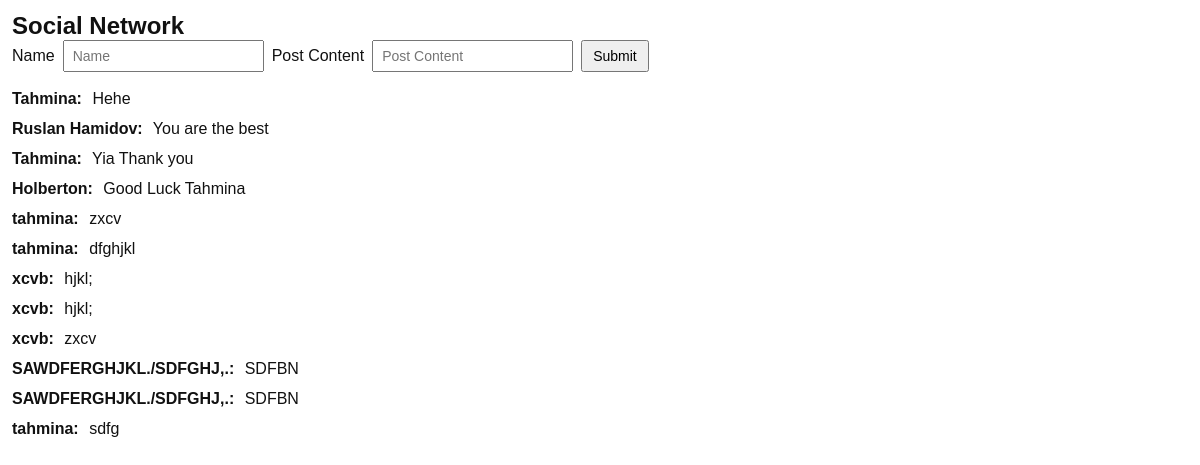
The page / on the database its author committed.
### tables this page shows
CREATE TABLE posts (
    id INTEGER PRIMARY KEY AUTOINCREMENT,
    name TEXT NOT NULL,
    content TEXT NOT NULL
);

### app.py (the view)
@app.route('/', methods=['GET', 'POST'])
def index():
    if request.method == 'POST':
        name = request.form.get('name')
        post = request.form.get('post')
        if name and post:
            models.create_post(name.strip(), post.strip())
        return redirect(url_for('index'))
    posts = models.get_posts()
    return render_template('index.html', posts=posts)

### models.py (called while the page is built)
def get_posts():
    con = sqlite3.connect(DB_PATH)
    cur = con.cursor()
    cur.execute('select id, name, content from posts order by id desc')
    rows = cur.fetchall()
    con.close()
    return [{'id': r[0], 'name': r[1], 'content': r[2]} for r in rows]

### templates/index.html (shortened to what this page needs)
<!DOCTYPE html>
<html lang="en">
<head>
</head>
<body>
    <div class="top">
        <h2 style="margin:0">Social Network</h2>
    </div>
    <form class="inline" method="POST">
        <label for="name">Name</label>
        <input id="name" type="text" name="name" placeholder="Name" required>
        <label for="post">Post Content</label>
        <input id="post" type="text" name="post" placeholder="Post Content" required>
        <button type="submit">Submit</button>
    </form>
    <div class="posts">
        {% for post in posts %}
            <div class="post">
                <strong>{{ post.name }}:</strong> {{ post.content }}
            </div>
        {% endfor %}
    </div>
</body>
</html>

### templates/index.html (style rules this page uses)
body { font-family: Arial, sans-serif; margin: 12px; background-color: #fff; color: #111; }
.top { display: flex; align-items: center; gap: 12px; }
form.inline { display: flex; gap: 8px; align-items: center; }
form.inline input[type="text"] { padding: 6px 8px; font-size: 14px; }
form.inline button { padding: 6px 10px; font-size: 14px; cursor: pointer; }
.posts { margin-top: 12px; }
.post { padding: 6px 0; }
.post strong { margin-right: 6px; }

### rows shown on the page
posts: name "Tahmina", content "Hehe"
posts: name "Ruslan Hamidov", content "You are the best"
posts: name "Tahmina", content "Yia Thank you"
posts: name "Holberton", content "Good Luck Tahmina"
posts: name "tahmina", content "zxcv"
posts: name "tahmina", content "dfghjkl"
posts: name "xcvb", content "hjkl;"
posts: name "xcvb", content "hjkl;"
posts: name "xcvb", content "zxcv"
posts: name "SAWDFERGHJKL./SDFGHJ,.", content "SDFBN"
posts: name "SAWDFERGHJKL./SDFGHJ,.", content "SDFBN"
posts: name "tahmina", content "sdfg"
